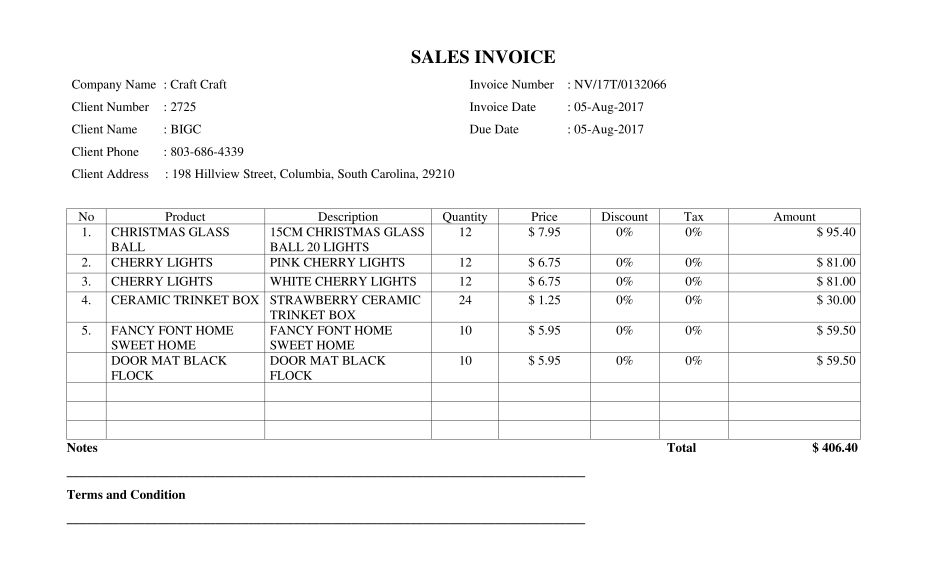
#> input picture Dataset/Invoice/SALES INVOICE 1-1.png, 2800 x 1700 px, found by its file name (shown at 1/3 size)
$ jupyter execute --allow-errors 'Use Case Invoice.ipynb'
#> lines starting #> are read from the running program, lines starting #| are printed output that depends on the picture; after the words box and inside, x2 and y2 are one past the last pixel; in counts of white or black regions, pixels touching at a corner belong together
[cell 1]
import re
import cv2
import numpy as np
import os
import pytesseract
from PIL import Image
from pytesseract import Output
from matplotlib import pyplot as plt
import json
import sys
import pandas as pd

[cell 2]
pytesseract.pytesseract.tesseract_cmd = r'C:\Program Files\Tesseract-OCR\tesseract.exe'

[cell 3]
img = cv2.imread(r"E:\Koding\Python\Kerja\KTP-OCR\Dataset\Invoice\SALES INVOICE 1-1.png",0)
#> img is the input picture: shape (1700, 2800); min 0, max 255, mean 247

plt.figure(figsize=(16,12))
plotting = plt.imshow(img,cmap='gray')
plt.show()

#> (a cell that did not finish here is left out)

[cell 5]
#thresholding the image to a binary image
thresh,img_bin = cv2.threshold(img,128,255,cv2.THRESH_BINARY |cv2.THRESH_OTSU)
#> img_bin: shape (1700, 2800); 96.7% white; 679 black regions (48 under 20 px), largest, box (x1, y1, x2, y2) and area: (199, 625, 2582, 1318) 38776, (200, 1429, 1755, 1432) 4630, (200, 1570, 1755, 1573) 4630
#> thresh = 143
#inverting the image
img_bin = 255-img_bin
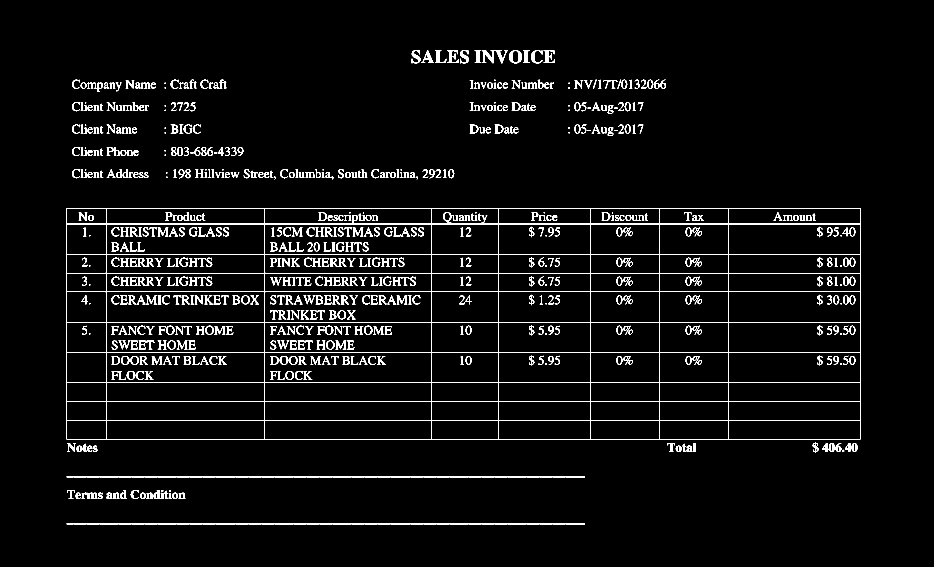
#> img_bin: shape (1700, 2800) (shown at 1/3 size); 3.3% white; 679 white regions (48 under 20 px), largest, box (x1, y1, x2, y2) and area: (199, 625, 2582, 1318) 38776, (200, 1429, 1755, 1432) 4630, (200, 1570, 1755, 1573) 4630
#Plotting the image to see the output
plt.figure(figsize=(16,12))
plotting = plt.imshow(img_bin,cmap='gray')
plt.show()

[cell 6]
# Length(width) of kernel as 100th of total width
kernel_len = np.array(img).shape[1]//100
# Defining a vertical kernel to detect all vertical lines of image
ver_kernel = cv2.getStructuringElement(cv2.MORPH_RECT, (1, kernel_len))
# Defining a horizontal kernel to detect all horizontal lines of image
hor_kernel = cv2.getStructuringElement(cv2.MORPH_RECT, (kernel_len, 1))
# A kernel of 2x2
kernel = cv2.getStructuringElement(cv2.MORPH_RECT, (2, 2))

[cell 7]
#Use vertical kernel to detect and save the vertical lines in a jpg
image_1 = cv2.erode(img_bin, ver_kernel, iterations=3)
#> image_1: shape (1700, 2800); 0.14% white in thin lines or dots, all inside (x1, y1, x2, y2) = (199, 667, 2582, 1279)
vertical_lines = cv2.dilate(image_1, ver_kernel, iterations=3)
#> vertical_lines: shape (1700, 2800); 0.16% white in thin lines or dots, all inside (x1, y1, x2, y2) = (199, 628, 2582, 1321)
#Plot the generated image
plt.figure(figsize=(16,12))
plotting = plt.imshow(image_1,cmap='gray')
plt.show()

[cell 8]
#Use horizontal kernel to detect and save the horizontal lines in a jpg
image_2 = cv2.erode(img_bin, hor_kernel, iterations=3)
#> image_2: shape (1700, 2800); 0.75% white in thin lines or dots, all inside (x1, y1, x2, y2) = (241, 625, 2543, 1572)
horizontal_lines = cv2.dilate(image_2, hor_kernel, iterations=3)
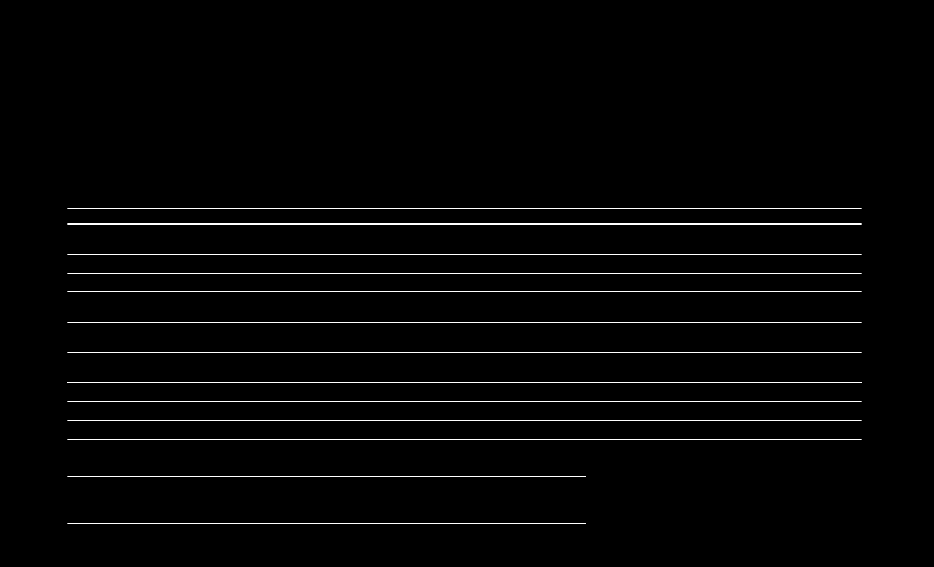
#> horizontal_lines: shape (1700, 2800) (shown at 1/3 size); 0.78% white in thin lines or dots, all inside (x1, y1, x2, y2) = (202, 625, 2585, 1572)
#Plot the generated image
plt.figure(figsize=(16,12))
plotting = plt.imshow(image_2,cmap='gray')
plt.show()

[cell 9]
# Combine horizontal and vertical lines in a new third image, with both having same weight.
img_vh = cv2.addWeighted(vertical_lines, 0.5, horizontal_lines, 0.5, 0.0)
#Eroding and thesholding the image
img_vh = cv2.erode(~img_vh, kernel, iterations=2)
thresh, img_vh = cv2.threshold(img_vh,128,255, cv2.THRESH_BINARY | cv2.THRESH_OTSU)
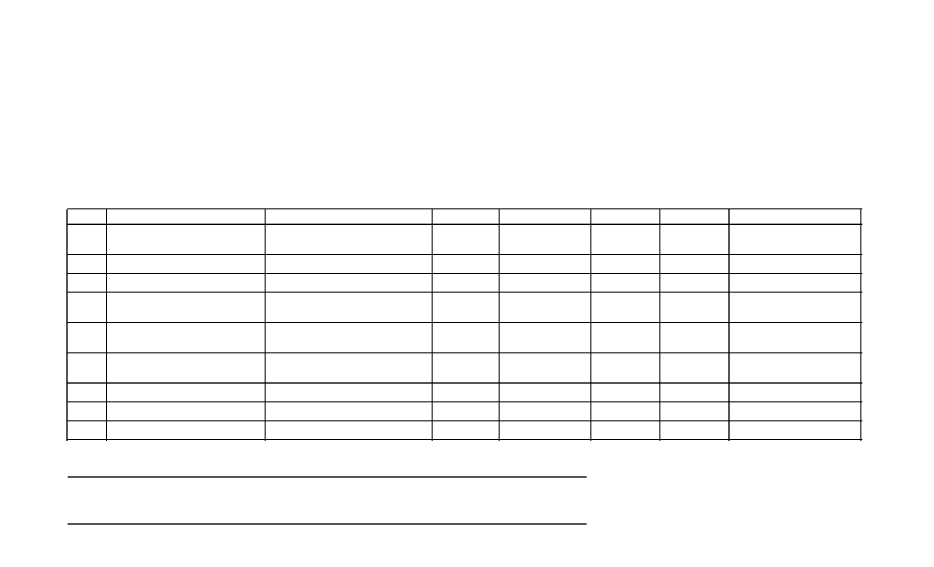
#> img_vh: shape (1700, 2800) (shown at 1/3 size); 97.6% white; 3 black regions
#> thresh = 127
bitxor = cv2.bitwise_xor(img,img_vh)
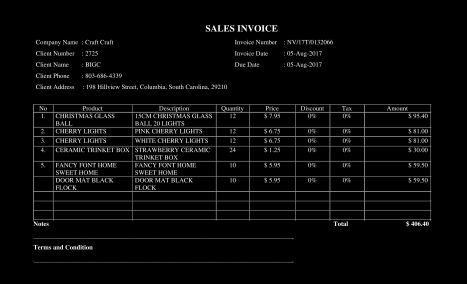
#> bitxor: shape (1700, 2800) (shown at 1/6 size); min 0, max 255, mean 9.6
bitnot = cv2.bitwise_not(bitxor)
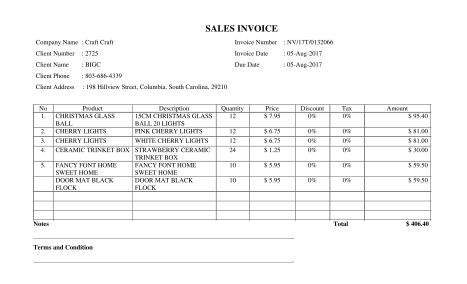
#> bitnot: shape (1700, 2800) (shown at 1/6 size); min 0, max 255, mean 245.4
#Plotting the generated image
plt.figure(figsize=(16,12))
plotting = plt.imshow(bitnot,cmap='gray')
plt.show()

[cell 10]
# Detect contours for following box detection
contours, hierarchy = cv2.findContours(img_vh, cv2.RETR_TREE, cv2.CHAIN_APPROX_SIMPLE)
#> contours = 84 contours; largest, box (x1, y1, x2, y2) and area: (0, 0, 2800, 1700) 4755501, (198, 624, 2588, 1324) 1660878, (797, 969, 1295, 1057) 43239, (797, 878, 1295, 966) 43239, (797, 1060, 1295, 1147) 42742

[cell 11]
def sort_contours(cnts, method="left-to-right"):
    # initialize the reverse flag and sort index
#> called with method = 'top-to-bottom'
    reverse = False
    i = 0

    # handle if we need to sort in reverse
    if method == "right-to-left" or method == "bottom-to-top":
        reverse = True

    # handle if we are sorting against the y-coordinate rather than
    # the x-coordinate of the bounding box
    if method == "top-to-bottom" or method == "bottom-to-top":
        i = 1

    # construct the list of bounding boxes and sort them from top to
    # bottom
    boundingBoxes = [cv2.boundingRect(c) for c in cnts]
#> boundingBoxes = 84 items, first 6: (0, 0, 2800, 1700), (202, 1569, 1559, 6), (202, 1428, 1559, 6), (198, 624, 2390, 700), (2189, 1264, 392, 53), (1981, 1264, 204, 53)
    (cnts, boundingBoxes) = zip(*sorted(zip(cnts, boundingBoxes),
    key=lambda b:b[1][i], reverse=reverse))
#> cnts = 84 contours; largest, box (x1, y1, x2, y2) and area: (0, 0, 2800, 1700) 4755501, (198, 624, 2588, 1324) 1660878, (797, 878, 1295, 966) 43239, (797, 969, 1295, 1057) 43239, (797, 675, 1295, 762) 42742; boundingBoxes = 84 items, first 6: (0, 0, 2800, 1700), (198, 624, 2390, 700), (2189, 628, 392, 43), (1981, 628, 204, 43), (1774, 628, 204, 43), (1499, 628, 272, 43)

    # return the list of sorted contours and bounding boxes
    return (cnts, boundingBoxes)

# Sort all the contours by top to bottom.
contours, boundingBoxes = sort_contours(contours, method="top-to-bottom")
#> contours has the same summary as cnts in sort_contours

img_copy = img.copy()
for x,y,x2,y2 in boundingBoxes:
    cv2.rectangle(img_copy, (x,y), (x2,y2), (0,255,0),2)
#> this loop made 84 passes
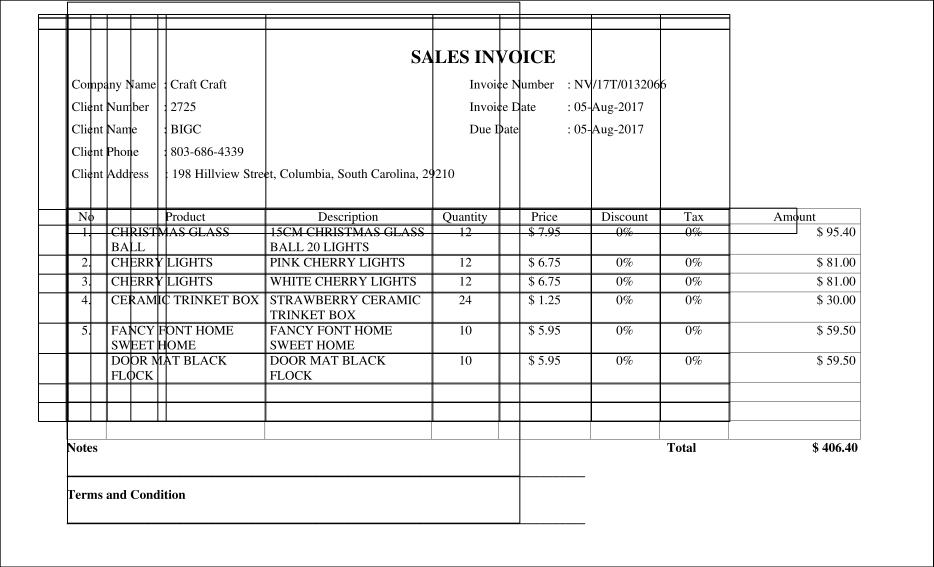
#> img_copy: shape (1700, 2800) (shown at 1/3 size); 3.73% of pixels changed, all inside (x1, y1, x2, y2) = (0, 0, 2800, 1700)

plt.figure(figsize=(16,12))
plt.imshow(img_copy,cmap='gray')

[cell 12]
#Creating a list of heights for all detected boxes
heights = [boundingBoxes[i][3] for i in range(len(boundingBoxes))]
#> heights = 84 values, max 1700 at index 0, min 6 at index 82, mean 91.57
#Get mean of heights
mean = np.mean(heights)
#> mean = 91.57

#Create list box to store all boxes in
box = []
# Get position (x,y), width and height for every contour and show the contour on image
for c in contours:
    x, y, w, h = cv2.boundingRect(c)
    if (w<500 and h<500):
        image = cv2.rectangle(img,(x,y),(x+w,y+h),(0,255,0),2)
        box.append([x,y,w,h])
#> this loop made 84 passes
#> (c, x, y, w, h) on passes 1, 3, 4, 5, 6, 7: ([[0, 0], [0, 1699], [2799, 1699], [2799, 0]], 0, 0, 2800, 1700), ([[2189, 628], [2189, 670], [2580, 670], [2580, 628]], 2189, 628, 392, 43), ([[1981, 628], [1981, 670], [2184, 670], [2184, 628]], 1981, 628, 204, 43), ([[1774, 628], [1774, 670], [1977, 670], [1977, 628]], 1774, 628, 204, 43), ([[1499, 628], [1499, 670], [1770, 670], [1770, 628]], 1499, 628, 272, 43), ([[1298, 628], [1298, 670], [1495, 670], [1495, 628]], 1298, 628, 198, 43)
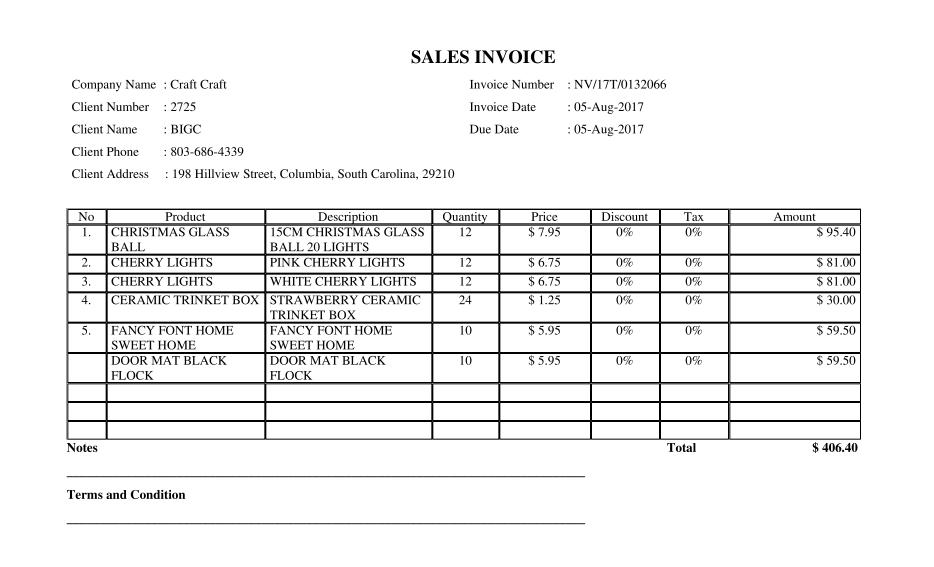
#> img: shape (1700, 2800) (shown at 1/3 size); 3.38% of pixels changed, all inside (x1, y1, x2, y2) = (202, 627, 2583, 1319)
#> after the loop, box = 80 items, first 6: [2189, 628, 392, 43], [1981, 628, 204, 43], [1774, 628, 204, 43], [1499, 628, 272, 43], [1298, 628, 198, 43], [797, 628, 498, 43]

img_copy = img.copy()
for x,y,w,h in box:
    cv2.rectangle(img_copy, (x,y), (x+w,y+h), (0,255,0),5)
#> this loop made 80 passes
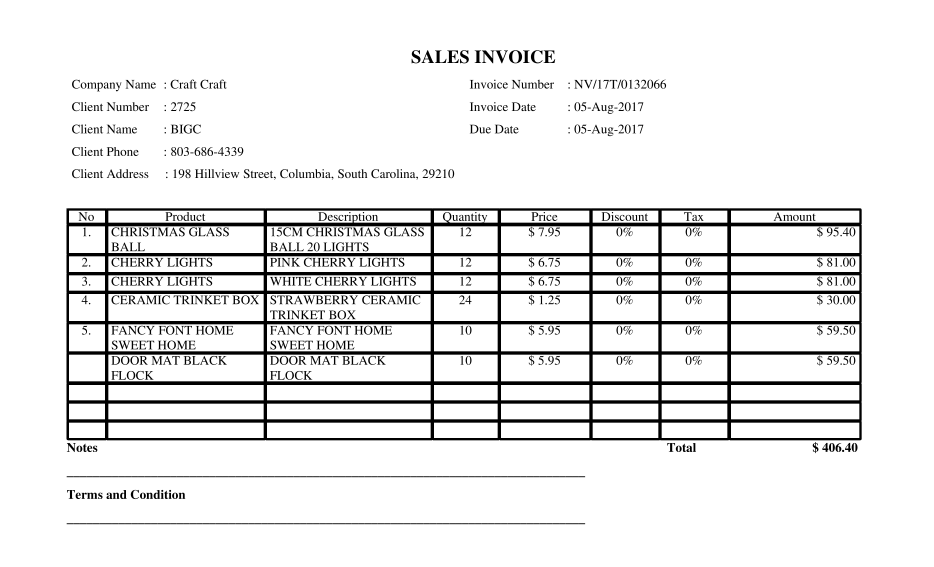
#> img_copy: shape (1700, 2800) (shown at 1/3 size); 2.73% of pixels changed, all inside (x1, y1, x2, y2) = (200, 625, 2585, 1321)

plt.figure(figsize=(16,12))
plt.imshow(img_copy,cmap='gray')

[cell 13]
#Creating two lists to define row and column in which cell is located
row=[]
column=[]
j=0
#Sorting the boxes to their respective row and column
for i in range(len(box)):
    if(i==0):
        column.append(box[i])
        previous=box[i]
    else:
        if(box[i][1]<=previous[1]+mean/2):
            column.append(box[i])
            previous=box[i]
            if(i==len(box)-1):
                row.append(column)
        else:
            row.append(column)
            column=[]
            previous = box[i]
            column.append(box[i])
#> this loop made 80 passes
#> after the loop, row = 10 items

[cell 14]
#calculating maximum number of cells
countcol = 0
for i in range(len(row)):
    countcol = len(row[i])
    if countcol > countcol:
        countcol = countcol
#> this loop made 10 passes

[cell 15]
#Retrieving the center of each column
center = [int(row[i][j][0]+row[i][j][2]/2) for j in range(len(row[i])) if row[0]]
#> center = [2385, 2083, 1876, 1635, 1397, 1046, 557, 260]
center=np.array(center)
center.sort()

[cell 16]
#Regarding the distance to the columns center, the boxes are arranged in respective order
finalboxes = []
for i in range(len(row)):
    lis=[]
    for k in range(countcol):
        lis.append([])
    for j in range(len(row[i])):
        diff = abs(center-(row[i][j][0]+row[i][j][2]/4))
        minimum = min(diff)
        indexing = list(diff).index(minimum)
        lis[indexing].append(row[i][j])
    finalboxes.append(lis)
#> after the loop, finalboxes = 10 items

$ run again, with Dataset/Invoice/SALES INVOICE 2-1.png copied over Dataset/Invoice/SALES INVOICE 1-1.png
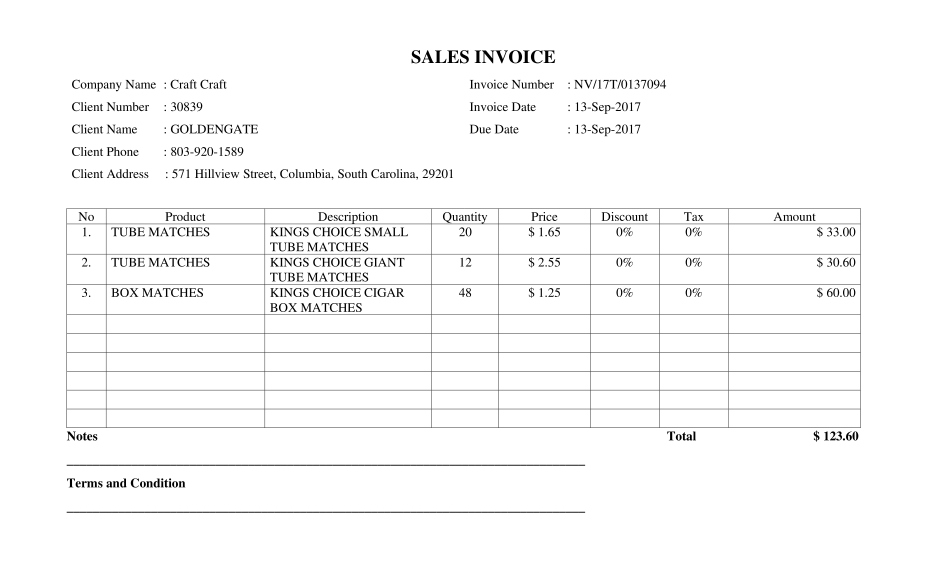
#> input picture Dataset/Invoice/SALES INVOICE 2-1.png, 2800 x 1700 px, found by its file name (shown at 1/3 size)
#> img is the input picture: shape (1700, 2800); min 0, max 255, mean 248.5
#> `thresh,img_bin = cv2.threshold(img,128,255,cv2.THRESH_BINARY |cv2.THRE..`: thresh = 142
#> image_1: shape (1700, 2800); 0.13% white in thin lines or dots, all inside (x1, y1, x2, y2) = (199, 667, 2582, 1245)
#> vertical_lines: shape (1700, 2800); 0.15% white in thin lines or dots, all inside (x1, y1, x2, y2) = (199, 628, 2582, 1287)
#> image_2: shape (1700, 2800); 0.86% white in thin lines or dots, all inside (x1, y1, x2, y2) = (241, 625, 2543, 1538)
#> horizontal_lines: shape (1700, 2800); 0.9% white in thin lines or dots, all inside (x1, y1, x2, y2) = (202, 625, 2585, 1538)
#> `thresh, img_vh = cv2.threshold(img_vh,128,255, cv2.THRESH_BINARY | cv2..`: thresh = 127
#> `contours, hierarchy = cv2.findContours(img_vh, cv2.RETR_TREE, cv2.CHAI..`: contours = 84 contours; largest, box (x1, y1, x2, y2) and area: (0, 0, 2800, 1700) 4755501, (198, 624, 2588, 1290) 1579757, (797, 856, 1295, 944) 43239, (797, 765, 1295, 853) 43239, (797, 675, 1295, 762) 42742
#> in sort_contours, `boundingBoxes = [cv2.boundingRect(c) for c in cnts]`: boundingBoxes = 84 items, first 6: (0, 0, 2800, 1700), (202, 1534, 1559, 7), (202, 1393, 1559, 7), (198, 624, 2390, 666), (2189, 1230, 392, 53), (1981, 1230, 204, 53)
#> in sort_contours, `(cnts, boundingBoxes) = zip(*sorted(zip(cnts, boundingBoxes), key=lamb..`: cnts = 84 contours; largest, box (x1, y1, x2, y2) and area: (0, 0, 2800, 1700) 4755501, (198, 624, 2588, 1290) 1579757, (797, 765, 1295, 853) 43239, (797, 856, 1295, 944) 43239, (797, 675, 1295, 762) 42742; boundingBoxes = 84 items, first 6: (0, 0, 2800, 1700), (198, 624, 2390, 666), (2189, 628, 392, 43), (1981, 628, 204, 43), (1774, 628, 204, 43), (1499, 628, 272, 43)
#> `contours, boundingBoxes = sort_contours(contours, method="top-to-botto..`: contours has the same summary as cnts in sort_contours
#> the loop `for x,y,x2,y2 in boundingBoxes:` made 84 passes
#> heights = 84 values, max 1700 at index 0, min 7 at index 82, mean 87.86
#> mean = 87.86
#> the loop `for c in contours:` made 84 passes
#> (c, x, y, w, h) on passes 1, 3, 4, 5, 6, 7: ([[0, 0], [0, 1699], [2799, 1699], [2799, 0]], 0, 0, 2800, 1700), ([[2189, 628], [2189, 670], [2580, 670], [2580, 628]], 2189, 628, 392, 43), ([[1981, 628], [1981, 670], [2184, 670], [2184, 628]], 1981, 628, 204, 43), ([[1774, 628], [1774, 670], [1977, 670], [1977, 628]], 1774, 628, 204, 43), ([[1499, 628], [1499, 670], [1770, 670], [1770, 628]], 1499, 628, 272, 43), ([[1298, 628], [1298, 670], [1495, 670], [1495, 628]], 1298, 628, 198, 43)
#> after the loop `for c in contours:`:
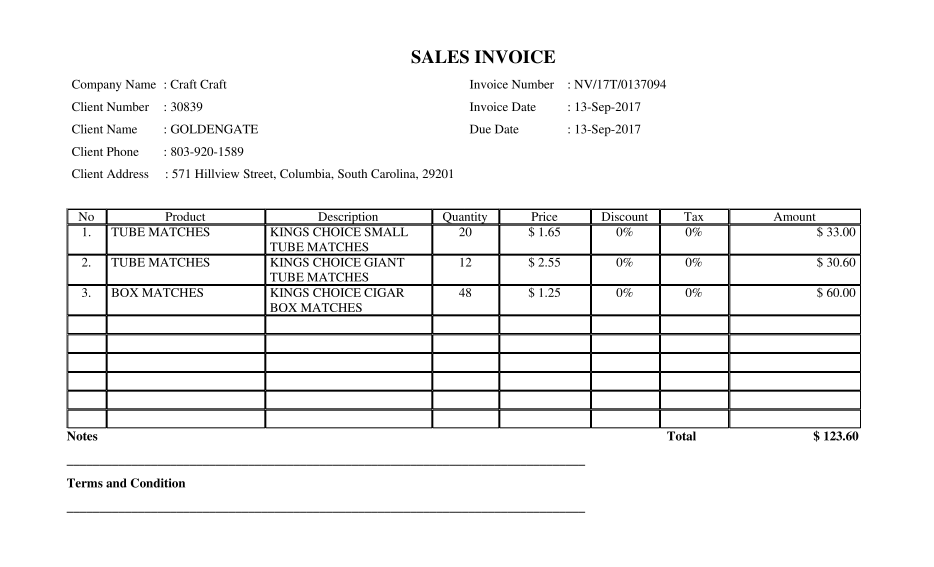
#> img: shape (1700, 2800) (shown at 1/3 size); 3.39% of pixels changed, all inside (x1, y1, x2, y2) = (202, 627, 2583, 1285)
#> after the loop `for c in contours:`: box = 80 items, first 6: [2189, 628, 392, 43], [1981, 628, 204, 43], [1774, 628, 204, 43], [1499, 628, 272, 43], [1298, 628, 198, 43], [797, 628, 498, 43]
#> the loop `for x,y,w,h in box:` made 80 passes
#> after the loop `for x,y,w,h in box:`:
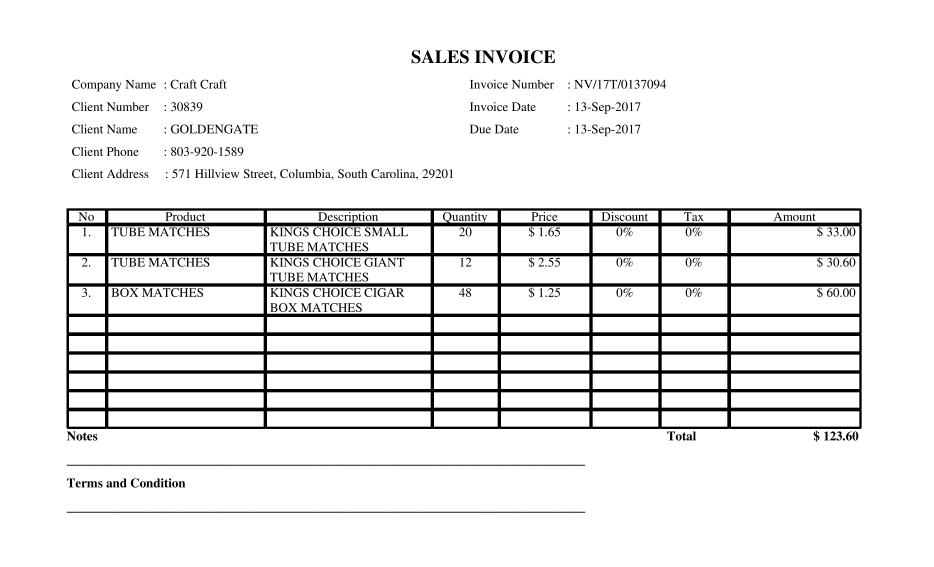
#> img_copy: shape (1700, 2800) (shown at 1/3 size); 2.76% of pixels changed, all inside (x1, y1, x2, y2) = (200, 625, 2585, 1287)
#> the loop `for i in range(len(box)):` made 80 passes
#> after the loop `for i in range(len(box)):`: row = 10 items
#> the loop `for i in range(len(row)):` made 10 passes
#> center = [2385, 2083, 1876, 1635, 1397, 1046, 557, 260]
#> after the loop `for i in range(len(row)):`: finalboxes = 10 items
